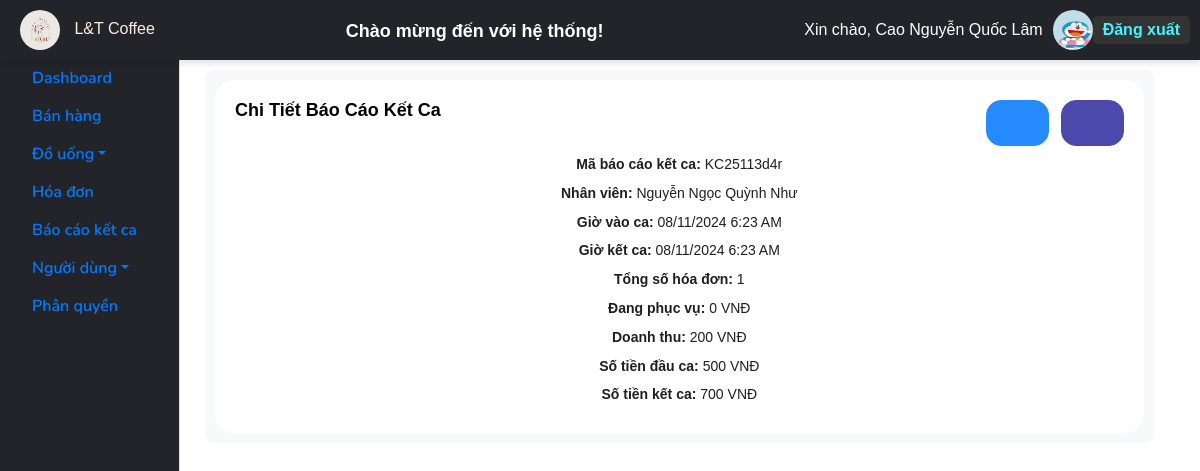
/UI/detail_shiftReports.php?id=KC24011 (signed in), run on an earlier commit of the app's database.
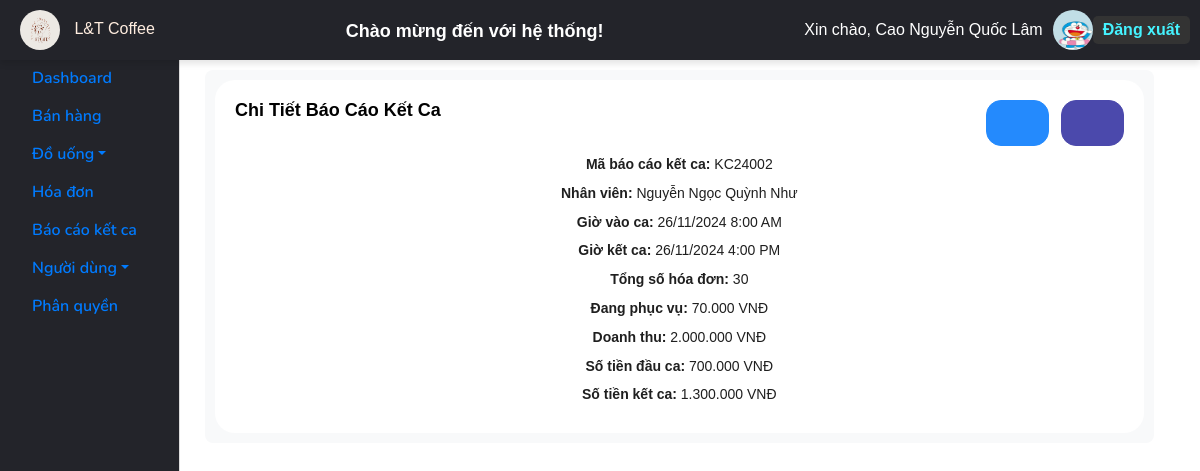
And on a later commit of the database.
### tables this page shows
CREATE TABLE `shiftreports` (
  `ShiftReportID` varchar(128) NOT NULL,
  `Revenue` decimal(18,2) NOT NULL,
  `FirstAmount` decimal(18,2) NOT NULL,
  `LastAmount` decimal(18,2) NOT NULL,
  `BillCount` int(11) NOT NULL,
  `UncollectedAmount` decimal(18,2) NOT NULL,
  `FirstTime` datetime NOT NULL,
  `LastTime` datetime NOT NULL,
  `UserID` int(11) NOT NULL
);

CREATE TABLE `users` (
  `UserID` int(11) NOT NULL,
  `FullName` varchar(255) DEFAULT NULL,
  `PhoneNumber` varchar(255) DEFAULT NULL,
  `UserImage` varchar(255) DEFAULT NULL,
  `Gender` varchar(255) DEFAULT NULL,
  `Username` varchar(255) DEFAULT NULL,
  `AccountName` varchar(255) DEFAULT NULL,
  `Password` varchar(255) DEFAULT NULL,
  `UserCategoryID` int(11) DEFAULT NULL,
  `Email` varchar(100) NOT NULL,
  `Address` varchar(255) NOT NULL
);

### UI/detail_shiftReports.php (the view, shortened to what this page needs)
<?php
include("includes/session_user.php");
$shiftReportID = isset($_GET['id']) ? $_GET['id'] : null;
$model = null;
if ($shiftReportID) {
    $query = "SELECT sr.ShiftReportID, u.FullName, sr.FirstTime, sr.LastTime,
                     sr.BillCount, sr.UncollectedAmount, sr.Revenue,
                     sr.FirstAmount, sr.LastAmount
              FROM ShiftReports sr
              JOIN users u ON sr.UserID = u.UserID
              WHERE sr.ShiftReportID = ?";
    $stmt = $conn->prepare($query);
    $stmt->bind_param("i", $shiftReportID);
    $stmt->execute();
    $result = $stmt->get_result();
    $model = $result->fetch_assoc();
}
?>
<!DOCTYPE html>
<html lang="en">
<head>
</head>
<body>
    <?php include("includes/_layoutAdmin.php");?>
    <div class="container mt-4">
    <form action="" method="POST" class="form-section">
    <div class="card">
    <div class="card-body">
        <div class="d-flex justify-content-between mb-2">
            <p class="card-title">Chi tiết báo cáo kết ca</p>
            <div>
                <a class="btn btn-info mr-2" id="btnExportPDF" href="#">
                    <i class="ti-printer"></i>
                </a>
                <a href="danhsach.php" class="btn btn-primary">
                    <i class="ti-arrow-left"></i>
                </a>
            </div>
        </div>
        <p style="text-align: center"><b>Mã báo cáo kết ca:</b> <?= htmlspecialchars($model['ShiftReportID']) ?></p>
        <p style="text-align: center"><b>Nhân viên:</b> <?= htmlspecialchars($model['FullName']) ?></p>
        <p style="text-align: center"><b>Giờ vào ca:</b> <?= htmlspecialchars(date("d/m/Y g:i A", strtotime($model['FirstTime']))) ?></p>
        <p style="text-align: center"><b>Giờ kết ca:</b> <?= htmlspecialchars(date("d/m/Y g:i A", strtotime($model['LastTime']))) ?></p>
        <p style="text-align: center"><b>Tổng số hóa đơn:</b> <?= htmlspecialchars($model['BillCount']) ?></p>
        <p style="text-align: center"><b>Đang phục vụ:</b> <?= htmlspecialchars(number_format($model['UncollectedAmount'], 0, ',', '.')) ?> VNĐ</p>
        <p style="text-align: center"><b>Doanh thu:</b> <?= htmlspecialchars(number_format($model['Revenue'], 0, ',', '.')) ?> VNĐ</p>
        <p style="text-align: center"><b>Số tiền đầu ca:</b> <?= htmlspecialchars(number_format($model['FirstAmount'], 0, ',', '.')) ?> VNĐ</p>
        <p style="text-align: center"><b>Số tiền kết ca:</b> <?= htmlspecialchars(number_format($model['LastAmount'], 0, ',', '.')) ?> VNĐ</p>
    </div>
</div>
    </form>
    </div>
</body>
</html>

What changed in the data, as far as the page shows it:
removed shiftreports: ShiftReportID "KC25113d4r", UserID.FullName "Nguyễn Ngọc Quỳnh Như", FirstTime "08/11/2024 6:23 AM", LastTime "08/11/2024 6:23 AM", BillCount "1", UncollectedAmount "0", Revenue "200", FirstAmount "500", LastAmount "700"
added shiftreports: ShiftReportID "KC24002", FirstTime "26/11/2024 8:00 AM", LastTime "26/11/2024 4:00 PM", BillCount "30", UncollectedAmount "70.000", Revenue "2.000.000", FirstAmount "700.000", LastAmount "1.300.000"
now on this page (row unchanged): users: FullName "Nguyễn Ngọc Quỳnh Như"
